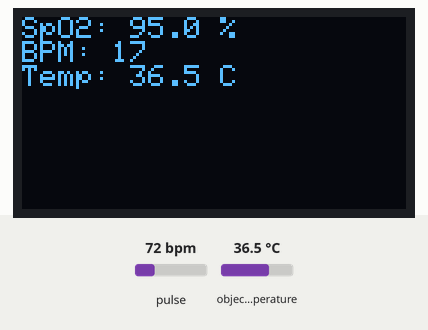
Simulated run of this sketch. Board: ESP32. Shown: 128×64 one-colour display. The inputs (shaded band) are chosen by the test bench; at power-on: pulse 72 bpm, object temperature 36.5 °C.

Above: at 1.2 s.
1.3 s: pulse set to 158 bpm
At 1.52 s:
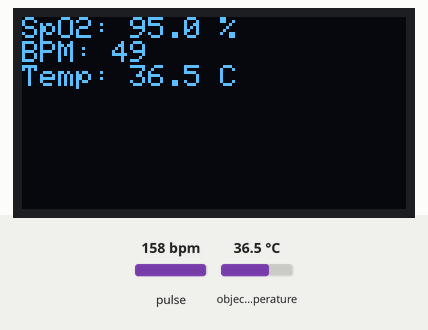
3.2 s: object temperature set to 20 °C
At 5.2 s:
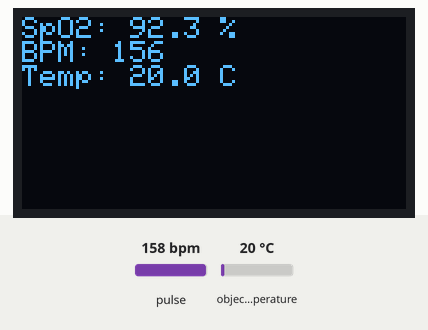
5.5 s: pulse set to 100 bpm
At 6.2 s:
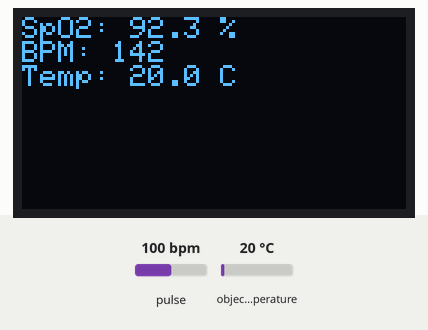
7.8 s: object temperature set to 26 °C
At 8.9 s:
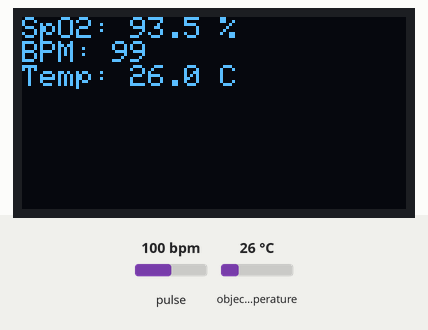
Timing chart, 0 to 10.5 s (numbered marks = the images above; inputs shaded):
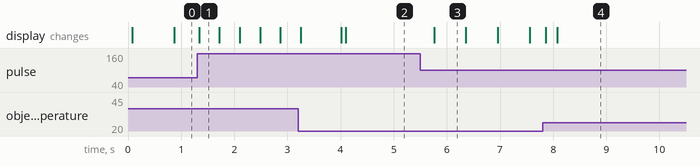

The sketch:

coment.ino
```cpp
/*
    BIBLIOTECAS
*/
#include <Wire.h> //configuração de I2C
#include <WiFi.h> //biblioteca WiFi
#include <time.h> //data e hora
#include "MAX30105.h" //sensor BPM/Oxigenação
#include "heartRate.h" //processamento de BPM?Oxigenação
#include <Adafruit_MLX90614.h> //sensor de temperatura
#include <Adafruit_SSD1306.h> //controle do display
#include <Adafruit_GFX.h> //biblioteca grafica do display
#include <PubSubClient.h> //broker MQTT
#include <ArduinoJson.h> // dados em formato Json
#include <Preferences.h> // manipulação de memoria

/*
    VARIÁVEIS DE SETUP
*/

/* [Conexões Externas]
// --- WiFi --- //
const char* ssid = "";
const char* password = "";

// --- MQTT --- //
const char* mqtt_server = "";
const int mqtt_port = ;
const char* mqtt_topic = "";

WiFiClient espClient;
PubSubClient client(espClient);
*/

//  [Conexões Internas]
// --- Interface I2C --- //
TwoWire I2C_0 = TwoWire(0);
TwoWire I2C_1 = TwoWire(1);

// --- Sensores e display --- //
MAX30105 particleSensor;
Adafruit_MLX90614 mlx = Adafruit_MLX90614();
Adafruit_SSD1306 display(128, 64, &I2C_0, -1);


// --- Variáveis para cálculos spO2 e BPM --- //
double avered = 0;
double aveir = 0;
double sumirrms = 0;
double sumredrms = 0;
int i = 0;
int Num = 200; //intervalo de amostragem para o cálculo de SpO2
double ESpO2 = 95.0; // valor inicial de SpO2 estimado
double FSpO2 = 0.7;  // fator de filtro para SpO2 estimado
double frate = 0.95; // filtro passa-baixo para o valor do LED IR/vermelho

#define TIMETOBOOT 3000 // tempo de espera (ms) para a saída do SpO2
#define SCALE 88.0 // ajuste para exibir batimento cardíaco e SpO2 na mesma escala
#define SAMPLING 5 // mais preciso se definido como 1
#define FINGER_ON 30000 // se o sinal vermelho for menor que isso, indica que o dedo não está no sensor
#define MINIMUM_SPO2 80.0

const byte RATE_SIZE = 4; // Aumente isso para mais média. 4 é bom.
byte rates[RATE_SIZE]; // Array de batimentos cardíacos
byte rateSpot = 0;
long lastBeat = 0; // Hora em que ocorreu o último batimento
float beatsPerMinute;
int beatAvg;
double spo2 = 0.0;
double temp = 0.0;

#define USEFIFO


/*
    FUNÇÕES DE SETUP
*/

void initI2C() {
    I2C_0.begin(8, 9); //I2C 0 para o MAX30102 e Display Oled
    I2C_1.begin(6, 7); //I2C 1 para o MLX90614
}

void initDisplay() {
display.begin(SSD1306_SWITCHCAPVCC, 0x3C); //inicia o display
  display.clearDisplay();
  display.display();
}

void confMAX30102() {
// variáveis de hardware do sensor
  byte ledBrightness = 0x7F; //intensidade do led
  byte sampleAverage = 4; //amostras para média
  byte ledMode = 3; //modo do led
  int sampleRate = 200; //frequência de amostragem (Hz)
  int pulseWidth = 411; //duração de pulso do led
  int adcRange = 16384; // faixa de leitura adc


  particleSensor.setup(ledBrightness, sampleAverage, ledMode, sampleRate, pulseWidth, adcRange);
}

void initSensors() {
particleSensor.begin(I2C_0); //inicia sensor MAX30102 (velocidade padrão 100khz)
//I2C_0.setClock(400000); //altere a velocidade entre 100/400 kHz
confMAX30102();
mlx.begin(0x5A, &I2C_1); //inicia o sensor MLX90614

}

/*
    FUNÇÕES DE LEITURA
*/

void readMAX() {
 uint32_t ir, red;
 double fred, fir;
 double SpO2 = 0; // SpO2 bruto

#ifdef USEFIFO
 particleSensor.check(); // Verifica o sensor, lê até 3 amostras

 while (particleSensor.available()) {
  red = particleSensor.getFIFORed();
  ir = particleSensor.getFIFOIR();

 //Cálculo de BPM
  if (checkForBeat(ir)) {
   long delta = millis() - lastBeat;
   lastBeat = millis();
   beatsPerMinute = 60 / (delta / 1000.0);

   if (beatsPerMinute < 255 && beatsPerMinute > 20) {
    rates[rateSpot++] = (byte)beatsPerMinute;
    rateSpot %= RATE_SIZE;

    beatAvg = 0;
    for (byte x = 0; x < RATE_SIZE; x++) beatAvg += rates[x];
    beatAvg /= RATE_SIZE;
   }
  }

 //Cálculo de SpO2
  i++;
  fred = (double)red;
  fir = (double)ir;

  avered = avered * frate + red * (1.0 - frate);
  aveir = aveir * frate + ir * (1.0 - frate);
  sumredrms += (fred - avered) * (fred - avered);
  sumirrms += (fir - aveir) * (fir - aveir);

  if ((i % SAMPLING) == 0 && millis() > TIMETOBOOT) {
   if (ir < FINGER_ON) {
    ESpO2 = MINIMUM_SPO2;
   }
  }

  if ((i % Num) == 0) {
   double R = (sqrt(sumredrms) / avered) / (sqrt(sumirrms) / aveir);
   SpO2 = -23.3 * (R - 0.4) + 100;
   ESpO2 = FSpO2 * ESpO2 + (1.0 - FSpO2) * SpO2;

   sumredrms = 0.0;
   sumirrms = 0.0;
   i = 0;
   break;
  }

  particleSensor.nextSample();
 }
#endif

 spo2 = ESpO2;
}


void readMLX() {
// --- MLX90614 --- //
 temp = mlx.readObjectTempC(); //leitura da temperatura corporal
}

void displayOled() {
  display.clearDisplay();
  display.setTextSize(1);
  display.setTextColor(SSD1306_WHITE);
  display.setCursor(0, 0);
  display.print("SpO2: ");
  display.print(spo2, 1);
  display.println(" %");

  display.print("BPM: ");
  display.println(beatAvg, 1);

  display.print("Temp: ");
  display.print(temp, 1);
  display.println(" C");
  display.display();
    }
/*
    SISTEMA OPERACIONAL
*/


/*
    VOID SETUP
*/
void setup() {
 Serial.begin(115200); //monitor serial
 initI2C(); //inicia o barramento I2C
 initDisplay(); //inicia o Display
 initSensors(); //inicia os sensores
}

/*
    VOID LOOP
*/
void loop() {
 readMAX();
 readMLX();
 displayOled();
 //delay(2000);

}
```

Measured:
- after the input at 5.5 s, the display: changes after 0.26 s (image 3)
- after the input at 7.8 s, the display: first changes after 0.06 s (image 4 shows a later state)
- what the display in image 3 shows lasts 0.6 s, from 5.8 s to 6.4 s
